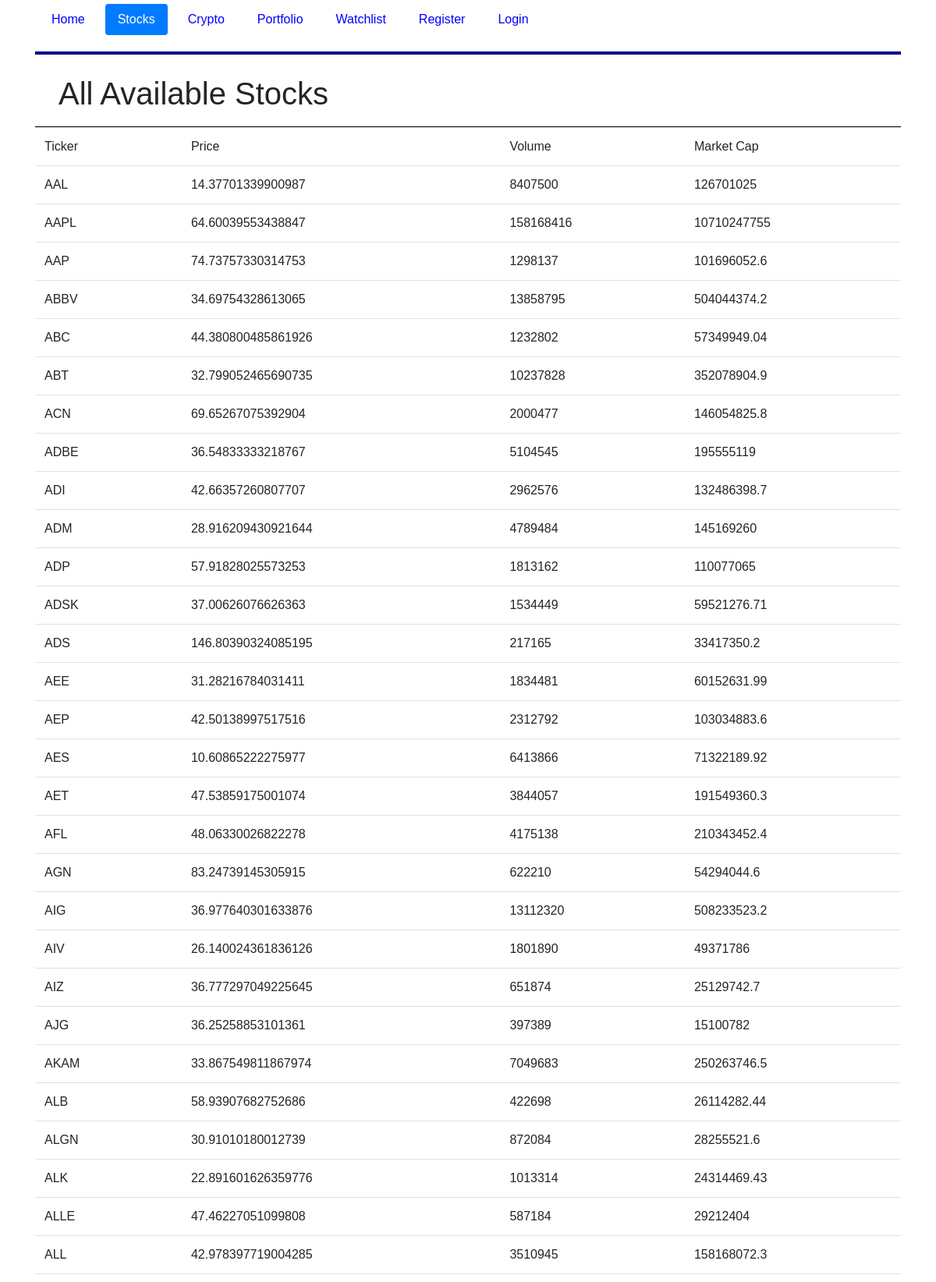
The app's page /stocks (upper part) with its own data.
### tables this page shows
CREATE TABLE stocks(
    s_ticker varchar(6) not null,
    s_price decimal(4,2) not null,
    s_volume decimal(10,0) not null,
    s_cap decimal(15,2) not null
);

### application/routes.py (the view, shortened to what this page needs)
@app.route("/stocks", methods=['POST', 'GET'])
def stocks():
    conn = db
    db.row_factory = sqlite3.Row
    cur = db.cursor()
    cur.execute("select * from stocks;")
    stock_rows = cur.fetchall()
    return render_template("stocks.html",stock_rows=stock_rows,stocks=True)

### application/routes.py (called while the page is built)
@app.teardown_appcontext
def close_connection(exception):
    db = getattr(g, '_database', None)
    if db is not None:
        db.close()

### application/templates/stocks.html (shortened to what this page needs)
{% extends "layout.html" %}
{% block content %}
    <div class="stock-container">
                <h1>All Available Stocks</h1>
    </div>
    <table id="stockData" class="table table-stripped">
        <thead>
            <td>Ticker</td>
            <td>Price</td>
            <td>Volume</td>
            <td>Market Cap</td>
        </thead>
        {% for row in stock_rows %}
            <tr>
                <form action="" method="post">
                    <td><input type="hidden" name="ticker" value="{{ row["s_ticker"] }}"> {{ row["s_ticker"] }}</td>
                    <td>{{row["s_price"]}}</td>
                    <td>{{row["s_volume"]}}</td>
                    <td>{{row["s_cap"]}}</td>
                </form>
            </tr>
        {% endfor %}
    </table>
{% endblock %}

### application/static/css/main.css (style rules this page uses)
* { box-sizing: border-box; }
*:before, *:after { box-sizing: border-box; }
html, body { font-family: Arial, Helvetica, sans-serif; height: 100%; position: relative; margin:0px; }
.stock-container { display: flex; align-items: center; justify-content: space-between; border-bottom: 1px solid #000; padding: 10px 30px; }

### records on screen
stocks: s_ticker "AAL", s_price "14.37701339900987", s_volume "8407500", s_cap "126701025"
stocks: s_ticker "AAPL", s_price "64.60039553438847", s_volume "158168416", s_cap "10710247755"
stocks: s_ticker "AAP", s_price "74.73757330314753", s_volume "1298137", s_cap "101696052.6"
stocks: s_ticker "ABBV", s_price "34.69754328613065", s_volume "13858795", s_cap "504044374.2"
stocks: s_ticker "ABC", s_price "44.380800485861926", s_volume "1232802", s_cap "57349949.04"
stocks: s_ticker "ABT", s_price "32.799052465690735", s_volume "10237828", s_cap "352078904.9"
stocks: s_ticker "ACN", s_price "69.65267075392904", s_volume "2000477", s_cap "146054825.8"
stocks: s_ticker "ADBE", s_price "36.54833333218767", s_volume "5104545", s_cap "195555119"
stocks: s_ticker "ADI", s_price "42.66357260807707", s_volume "2962576", s_cap "132486398.7"
stocks: s_ticker "ADM", s_price "28.916209430921644", s_volume "4789484", s_cap "145169260"
stocks: s_ticker "ADP", s_price "57.91828025573253", s_volume "1813162", s_cap "110077065"
stocks: s_ticker "ADSK", s_price "37.00626076626363", s_volume "1534449", s_cap "59521276.71"
stocks: s_ticker "ADS", s_price "146.80390324085195", s_volume "217165", s_cap "33417350.2"
stocks: s_ticker "AEE", s_price "31.28216784031411", s_volume "1834481", s_cap "60152631.99"
stocks: s_ticker "AEP", s_price "42.50138997517516", s_volume "2312792", s_cap "103034883.6"
stocks: s_ticker "AES", s_price "10.60865222275977", s_volume "6413866", s_cap "71322189.92"
stocks: s_ticker "AET", s_price "47.53859175001074", s_volume "3844057", s_cap "191549360.3"
stocks: s_ticker "AFL", s_price "48.06330026822278", s_volume "4175138", s_cap "210343452.4"
stocks: s_ticker "AGN", s_price "83.24739145305915", s_volume "622210", s_cap "54294044.6"
stocks: s_ticker "AIG", s_price "36.977640301633876", s_volume "13112320", s_cap "508233523.2"
stocks: s_ticker "AIV", s_price "26.140024361836126", s_volume "1801890", s_cap "49371786"
stocks: s_ticker "AIZ", s_price "36.777297049225645", s_volume "651874", s_cap "25129742.7"
stocks: s_ticker "AJG", s_price "36.25258853101361", s_volume "397389", s_cap "15100782"
stocks: s_ticker "AKAM", s_price "33.867549811867974", s_volume "7049683", s_cap "250263746.5"
stocks: s_ticker "ALB", s_price "58.93907682752686", s_volume "422698", s_cap "26114282.44"
stocks: s_ticker "ALGN", s_price "30.91010180012739", s_volume "872084", s_cap "28255521.6"
stocks: s_ticker "ALK", s_price "22.891601626359776", s_volume "1013314", s_cap "24314469.43"
stocks: s_ticker "ALLE", s_price "47.46227051099808", s_volume "587184", s_cap "29212404"
stocks: s_ticker "ALL", s_price "42.978397719004285", s_volume "3510945", s_cap "158168072.3"
